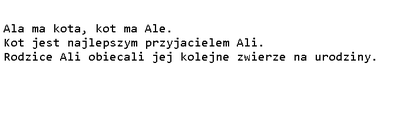
%> input picture segmentation/tekst.png, 420 x 136 px, shrunk from 713 x 231 before the run
$ octave segment.m   (GNU Octave 9; MATLAB toolbox functions it lacks are replaced by stand-ins)
%> lines starting %> are read from the running program, lines starting %| are printed output that depends on the picture; in (x1, y1, x2, y2) boxes, pixels count from 0 and x2, y2 are one past the last pixel; in counts of white or black regions, pixels touching at a corner belong together; the program's own positions count from 1
clear;clc;

im = double(imread('tekst.png'))/255;
%> im: size 136x420x3 double; min 0, max 1, mean 0.968

gim=rgb2gray(im);

heightImage = size(im,1);
%> heightImage = 136
bim=~imbinarize(gim);
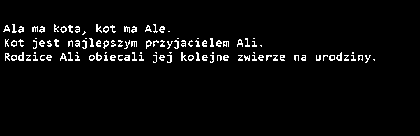
%> bim: size 136x420 logical; 3.7% white in thin lines or dots, all inside (x1, y1, x2, y2) = (3, 24, 375, 63)

figure,imshow(~bim);
hold on;

flag = true;
index=1;
start_y=zeros(heightImage);
end_y=zeros(heightImage);

for i=1:heightImage
    if sum(bim(i,:))>0
        if flag
           start_y(index)=i;
           flag=false;
        end
    else
        if ~flag && i>1
            end_y(index)=i;
            index=index+1;
            flag=true;
        end

    end
end
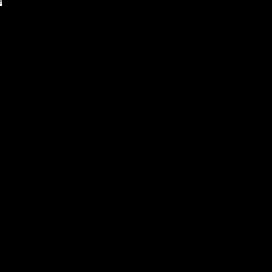
%> end_y: size 136x136 double (shown 2 times larger); min 0, max 64, mean 0; drawn with min black and max white
%> after the loop, flag = true; index = 4
tab = cell(max(max(bwlabel(bim))));
%> tab = 12544 items
indexTab=1;
dotFlag=false;
indexSpace=1;

for i=1:index-1
    temp=bim(start_y(i):end_y(i),:);
    indexSpace=1;

    temp_words=imdilate(temp,ones(5));

    word=regionprops(temp_words,'BoundingBox');

    l=bwlabel(temp);
    boxes=regionprops(temp,'BoundingBox');
    ns=size(boxes,1);
    testSpace=word(indexSpace).BoundingBox(1)+word(indexSpace).BoundingBox(3);

    for j=1:ns
        currentBox=boxes(j).BoundingBox;
        if currentBox(1)>testSpace
            indexSpace=indexSpace+1;
            testSpace=word(indexSpace).BoundingBox(1)+word(indexSpace).BoundingBox(3);
            tab{indexTab}=" ";
            indexTab=indexTab+1;
        end
          if ~dotFlag
            newBox=cut2OwnSize(bim,[currentBox(1),start_y(i),currentBox(3),end_y(i)-start_y(i)]);
            rectangle('position',[currentBox(1),start_y(i)-1+newBox(2),currentBox(3),newBox(4)]);

            tab{indexTab}=[currentBox(1),start_y(i)-1+newBox(2),currentBox(3),newBox(4)];
            indexTab=indexTab+1;

          end
          dotFlag=false;
        if(j<ns-1)
           nextBoxLeft=boxes(j+1).BoundingBox(1);
           if(nextBoxLeft>currentBox(1)&&nextBoxLeft<(currentBox(1)+currentBox(3)))
               dotFlag=true;
           end
        end
    end
    indexTab=indexTab+1;
    tab{indexTab}=newline;
end
%> this loop made 3 passes
%> (ns, indexTab) on passes 1 to 3: (19, 26), (38, 64), (55, 118)
%> after the loop, newBox = [0.5 7.5 2 2]; nextBoxLeft = 365.5
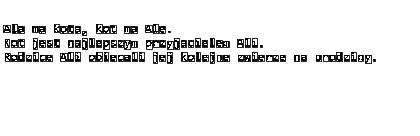
%> figure redrawn from the program's plot data
